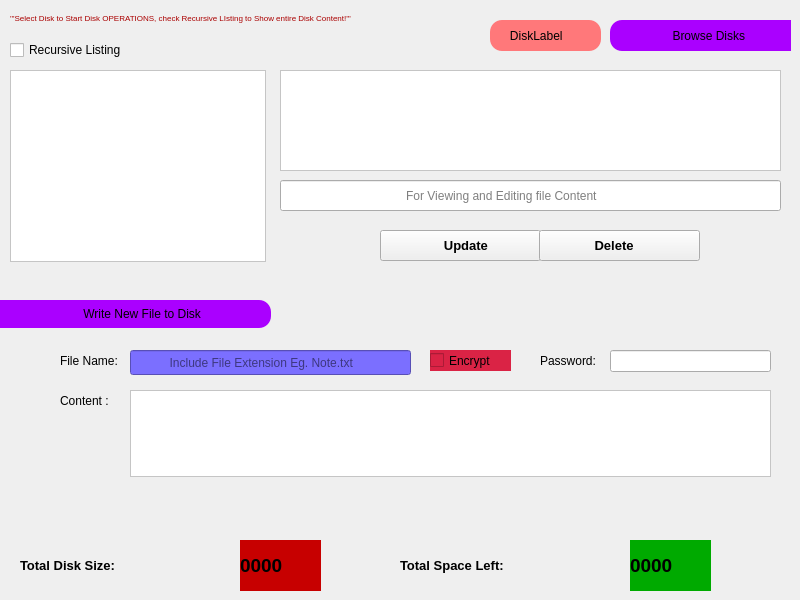
             <widget class="QWidget" name="tab_2">
              <attribute name="title">
               <string>File OPs</string>
              </attribute>
              <widget class="QLabel" name="label_37">
               <property name="geometry">
                <rect>
                 <x>10</x>
                 <y>10</y>
                 <width>441</width>
                 <height>16</height>
                </rect>
               </property>
               <property name="font">
                <font>
                 <pointsize>6</pointsize>
                </font>
               </property>
               <property name="styleSheet">
                <string notr="true">color: rgb(170, 0, 0);</string>
               </property>
               <property name="text">
                <string>'''Select Disk to Start Disk OPERATIONS, check Recursive LIsting to Show entire Disk Content!'''</string>
               </property>
              </widget>
              <widget class="QCheckBox" name="checkBox">
               <property name="geometry">
                <rect>
                 <x>10</x>
                 <y>40</y>
                 <width>121</width>
                 <height>20</height>
                </rect>
               </property>
               <property name="text">
                <string>Recursive Listing</string>
               </property>
              </widget>
              <widget class="QListView" name="listView">
               <property name="geometry">
                <rect>
                 <x>10</x>
                 <y>70</y>
                 <width>256</width>
                 <height>192</height>
                </rect>
               </property>
               <property name="styleSheet">
                <string notr="true">background-color: rgb(255, 255, 255);</string>
               </property>
              </widget>
              <widget class="QTableView" name="tableView">
               <property name="geometry">
                <rect>
                 <x>280</x>
                 <y>70</y>
                 <width>501</width>
                 <height>101</height>
                </rect>
               </property>
               <property name="styleSheet">
                <string notr="true">background-color: rgb(255, 255, 255);</string>
               </property>
              </widget>
              <widget class="QLineEdit" name="lineEdit_11">
               <property name="geometry">
                <rect>
                 <x>280</x>
                 <y>180</y>
                 <width>501</width>
                 <height>31</height>
                </rect>
               </property>
               <property name="placeholderText">
                <string>                                     For Viewing and Editing file Content</string>
               </property>
              </widget>
              <widget class="QPushButton" name="pushButton_7">
               <property name="geometry">
                <rect>
                 <x>280</x>
                 <y>220</y>
                 <width>71</width>
                 <height>41</height>
                </rect>
               </property>
               <property name="styleSheet">
                <string notr="true">border-radius: 5px;</string>
               </property>
               <property name="text">
                <string/>
               </property>
               <property name="icon">
                <iconset resource="icons1/icons1.qrc">
                 <normaloff>:/icons1/upload.svg</normaloff>:/icons1/upload.svg</iconset>
               </property>
               <property name="iconSize">
                <size>
                 <width>40</width>
                 <height>40</height>
                </size>
               </property>
              </widget>
              <widget class="QPushButton" name="pushButton_8">
               <property name="geometry">
                <rect>
                 <x>720</x>
                 <y>220</y>
                 <width>71</width>
                 <height>41</height>
                </rect>
               </property>
               <property name="styleSheet">
                <string notr="true">border-radius: 5px;</string>
               </property>
               <property name="text">
                <string/>
               </property>
               <property name="icon">
                <iconset resource="icons/icons.qrc">
                 <normaloff>:/icons/delete.svg</normaloff>:/icons/delete.svg</iconset>
               </property>
               <property name="iconSize">
                <size>
                 <width>40</width>
                 <height>40</height>
                </size>
               </property>
              </widget>
              <widget class="QPushButton" name="pushButton_10">
               <property name="geometry">
                <rect>
                 <x>380</x>
                 <y>230</y>
                 <width>161</width>
                 <height>31</height>
                </rect>
               </property>
               <property name="font">
                <font>
                 <pointsize>10</pointsize>
                 <weight>75</weight>
                 <bold>true</bold>
                </font>
               </property>
               <property name="text">
                <string>   Update</string>
               </property>
               <property name="icon">
                <iconset resource="feathers/feathers.qrc">
                 <normaloff>:/feathers/rewind.svg</normaloff>:/feathers/rewind.svg</iconset>
               </property>
              </widget>
              <widget class="QPushButton" name="pushButton_11">
               <property name="geometry">
                <rect>
                 <x>539</x>
                 <y>230</y>
                 <width>161</width>
                 <height>31</height>
                </rect>
               </property>
               <property name="font">
                <font>
                 <pointsize>10</pointsize>
                 <weight>75</weight>
                 <bold>true</bold>
                </font>
               </property>
               <property name="layoutDirection">
                <enum>Qt::RightToLeft</enum>
               </property>
               <property name="text">
                <string>Delete   </string>
               </property>
               <property name="icon">
                <iconset resource="feathers/feathers.qrc">
                 <normaloff>:/feathers/fast-forward.svg</normaloff>:/feathers/fast-forward.svg</iconset>
               </property>
              </widget>
              <widget class="QPushButton" name="pushButton_12">
               <property name="geometry">
                <rect>
                 <x>0</x>
                 <y>300</y>
                 <width>271</width>
                 <height>28</height>
                </rect>
               </property>
               <property name="toolTip">
                <string>Generate Health Report for Mounted Disk</string>
               </property>
               <property name="styleSheet">
                <string notr="true">border-top-right-radius: 12px;
border-bottom-right-radius: 12px;
background-color: rgb(170, 0, 255);</string>
               </property>
               <property name="text">
                <string>    Write New File to Disk</string>
               </property>
               <property name="icon">
                <iconset resource="white/white.qrc">
                 <normaloff>:/white/arrow-right-circle.svg</normaloff>:/white/arrow-right-circle.svg</iconset>
               </property>
              </widget>
              <widget class="QLineEdit" name="lineEdit_12">
               <property name="geometry">
                <rect>
                 <x>130</x>
                 <y>350</y>
                 <width>281</width>
                 <height>25</height>
                </rect>
               </property>
               <property name="minimumSize">
                <size>
                 <width>0</width>
                 <height>24</height>
                </size>
               </property>
               <property name="styleSheet">
                <string notr="true">background-color: rgb(123, 111, 255);</string>
               </property>
               <property name="placeholderText">
                <string>           Include File Extension Eg. Note.txt</string>
               </property>
              </widget>
              <widget class="QLabel" name="label_38">
               <property name="geometry">
                <rect>
                 <x>60</x>
                 <y>350</y>
                 <width>71</width>
                 <height>21</height>
                </rect>
               </property>
               <property name="text">
                <string>File Name:</string>
               </property>
              </widget>
              <widget class="QCheckBox" name="checkBox_2">
               <property name="geometry">
                <rect>
                 <x>430</x>
                 <y>350</y>
                 <width>81</width>
                 <height>21</height>
                </rect>
               </property>
               <property name="styleSheet">
                <string notr="true">background-color: rgb(218, 35, 69);</string>
               </property>
               <property name="text">
                <string>Encrypt</string>
               </property>
              </widget>
              <widget class="QLineEdit" name="lineEdit_13">
               <property name="geometry">
                <rect>
                 <x>610</x>
                 <y>350</y>
                 <width>161</width>
                 <height>22</height>
                </rect>
               </property>
              </widget>
              <widget class="QLabel" name="label_39">
               <property name="geometry">
                <rect>
                 <x>540</x>
                 <y>350</y>
                 <width>71</width>
                 <height>21</height>
                </rect>
               </property>
               <property name="text">
                <string>Password:</string>
               </property>
              </widget>
              <widget class="QLabel" name="label_40">
               <property name="geometry">
                <rect>
                 <x>60</x>
                 <y>390</y>
                 <width>71</width>
                 <height>21</height>
                </rect>
               </property>
               <property name="text">
                <string>Content :</string>
               </property>
              </widget>
              <widget class="QTextEdit" name="textEdit">
               <property name="geometry">
                <rect>
                 <x>130</x>
                 <y>390</y>
                 <width>641</width>
                 <height>87</height>
                </rect>
               </property>
               <property name="styleSheet">
                <string notr="true">background-color: rgb(255, 255, 255);</string>
               </property>
              </widget>
              <widget class="QLabel" name="label_41">
               <property name="geometry">
                <rect>
                 <x>20</x>
                 <y>540</y>
                 <width>131</width>
                 <height>51</height>
                </rect>
               </property>
               <property name="font">
                <font>
                 <pointsize>10</pointsize>
                 <weight>75</weight>
                 <bold>true</bold>
                </font>
               </property>
               <property name="text">
                <string>Total Disk Size:</string>
               </property>
              </widget>
              <widget class="QLabel" name="label_42">
               <property name="geometry">
                <rect>
                 <x>400</x>
                 <y>540</y>
                 <width>151</width>
                 <height>51</height>
                </rect>
               </property>
               <property name="font">
                <font>
                 <pointsize>10</pointsize>
                 <weight>75</weight>
                 <bold>true</bold>
                </font>
               </property>
               <property name="text">
                <string>Total Space Left:</string>
               </property>
              </widget>
              <widget class="QLabel" name="label_43">
               <property name="geometry">
                <rect>
                 <x>240</x>
                 <y>540</y>
                 <width>81</width>
                 <height>51</height>
                </rect>
               </property>
               <property name="font">
                <font>
                 <pointsize>14</pointsize>
                 <weight>75</weight>
                 <bold>true</bold>
                </font>
               </property>
               <property name="styleSheet">
                <string notr="true">background-color: rgb(199, 0, 0);</string>
               </property>
               <property name="text">
                <string>0000</string>
               </property>
              </widget>
              <widget class="QLabel" name="label_44">
               <property name="geometry">
                <rect>
                 <x>630</x>
                 <y>540</y>
                 <width>81</width>
                 <height>51</height>
                </rect>
               </property>
               <property name="font">
                <font>
                 <pointsize>14</pointsize>
                 <weight>75</weight>
                 <bold>true</bold>
                </font>
               </property>
               <property name="styleSheet">
                <string notr="true">background-color: rgb(0, 170, 0);</string>
               </property>
               <property name="text">
                <string>0000</string>
               </property>
              </widget>
              <widget class="QPushButton" name="pushButton_13">
               <property name="geometry">
                <rect>
                 <x>610</x>
                 <y>20</y>
                 <width>181</width>
                 <height>31</height>
                </rect>
               </property>
               <property name="toolTip">
                <string>Generate Health Report for Mounted Disk</string>
               </property>
               <property name="styleSheet">
                <string notr="true">border-top-left-radius: 12px;
border-bottom-left-radius: 12px;
background-color: rgb(170, 0, 255);</string>
               </property>
               <property name="text">
                <string>     Browse Disks</string>
               </property>
               <property name="icon">
                <iconset resource="white/white.qrc">
                 <normaloff>:/white/arrow-right-circle.svg</normaloff>:/white/arrow-right-circle.svg</iconset>
               </property>
              </widget>
              <widget class="QLabel" name="label_6">
               <property name="geometry">
                <rect>
                 <x>490</x>
                 <y>20</y>
                 <width>111</width>
                 <height>31</height>
                </rect>
               </property>
               <property name="styleSheet">
                <string notr="true">border-radius: 12px;
background-color: rgb(255, 120, 122);</string>
               </property>
               <property name="text">
                <string>      DiskLabel</string>
               </property>
              </widget>
             </widget>
